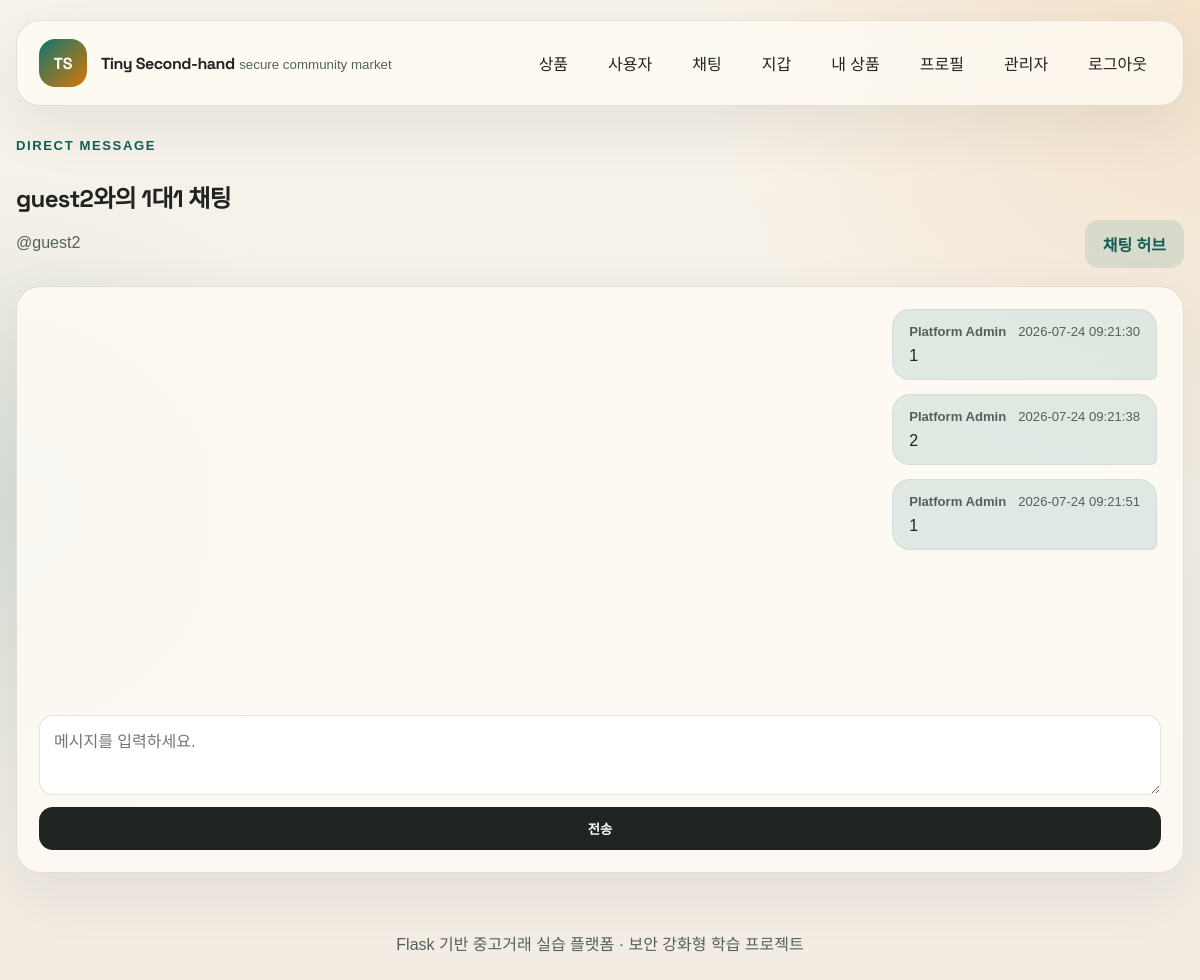
/chat/direct/3 (signed in), run on the app's committed database.
### app/models.py (models this page shows, shortened)
class User(db.Model, UserMixin):
    __table_args__ = (
        db.CheckConstraint("balance >= 0", name="ck_user_balance_non_negative"),
    )
    id = db.Column(db.Integer, primary_key=True)
    username = db.Column(db.String(30), unique=True, nullable=False, index=True)
    display_name = db.Column(db.String(60), nullable=False)
    password_hash = db.Column(db.String(255), nullable=False)
    bio = db.Column(db.String(300), nullable=False, default="")
    is_admin = db.Column(db.Boolean, nullable=False, default=False)
    is_suspended = db.Column(db.Boolean, nullable=False, default=False)
    is_deleted = db.Column(db.Boolean, nullable=False, default=False)
    balance = db.Column(db.Numeric(12, 2), nullable=False, default=Decimal("100000.00"))
    created_at = db.Column(db.DateTime, nullable=False, default=utcnow)
    deleted_at = db.Column(db.DateTime, nullable=True)
    updated_at = db.Column(db.DateTime, nullable=False, default=utcnow, onupdate=utcnow)
    products = db.relationship("Product", back_populates="seller", lazy="dynamic")
    reports_sent = db.relationship(
        "Report",
        foreign_keys="Report.reporter_id",
        back_populates="reporter",
        lazy="dynamic",
    )
    reports_received = db.relationship(
        "Report",
        foreign_keys="Report.target_user_id",
        back_populates="target_user",
        lazy="dynamic",
    )
    reports_reviewed = db.relationship(
        "Report",
        foreign_keys="Report.reviewed_by_id",
        back_populates="reviewed_by",
        lazy="dynamic",
    )
    messages_sent = db.relationship(
        "Message",
        foreign_keys="Message.sender_id",
        back_populates="sender",
        lazy="dynamic",
    )
    messages_received = db.relationship(
        "Message",
        foreign_keys="Message.recipient_id",
        back_populates="recipient",
        lazy="dynamic",
    )
    transfers_sent = db.relationship(
        "Transfer",
        foreign_keys="Transfer.sender_id",
        back_populates="sender",
        lazy="dynamic",
    )
    transfers_received = db.relationship(
        "Transfer",
        foreign_keys="Transfer.recipient_id",
        back_populates="recipient",
        lazy="dynamic",
    )
    admin_actions = db.relationship(
        "AdminActionLog",
        foreign_keys="AdminActionLog.admin_id",
        back_populates="admin",
        lazy="dynamic",
    )

class Message(db.Model):
    __table_args__ = (
        db.CheckConstraint(
            "room_type in ('global', 'direct')",
            name="ck_message_room_type_valid",
        ),
    )
    id = db.Column(db.Integer, primary_key=True)
    sender_id = db.Column(
        db.Integer, db.ForeignKey("user.id"), nullable=False, index=True
    )
    recipient_id = db.Column(
        db.Integer, db.ForeignKey("user.id"), nullable=True, index=True
    )
    room_type = db.Column(db.String(20), nullable=False)
    thread_key = db.Column(db.String(50), nullable=False, index=True)
    body = db.Column(db.String(400), nullable=False)
    is_removed = db.Column(db.Boolean, nullable=False, default=False)
    created_at = db.Column(db.DateTime, nullable=False, default=utcnow, index=True)
    sender = db.relationship(
        "User", foreign_keys=[sender_id], back_populates="messages_sent"
    )
    recipient = db.relationship(
        "User", foreign_keys=[recipient_id], back_populates="messages_received"
    )

### app/routes/chat.py (the view)
@chat_bp.route("/direct/<int:user_id>")
@active_user_required
def direct_chat(user_id):
    if user_id == current_user.id:
        abort(404)
    other_user = db.session.get(User, user_id)
    if not other_user or other_user.is_deleted:
        abort(404)
    thread_key = conversation_key(current_user.id, other_user.id)
    messages = (
        Message.query.filter_by(
            room_type="direct", thread_key=thread_key, is_removed=False
        )
        .order_by(Message.created_at.desc())
        .limit(100)
        .all()
    )
    messages.reverse()
    return render_template(
        "chat/direct.html",
        messages=messages,
        other_user=other_user,
        thread_key=thread_key,
    )

### app/models.py (called while the page is built)
def conversation_key(user_a_id, user_b_id):
    low_id, high_id = sorted([int(user_a_id), int(user_b_id)])
    return f"dm:{low_id}:{high_id}"

### app/utils.py (called while the page is built, shortened)
def active_user_required(view):
    @wraps(view)
    @login_required
    def wrapped_view(*args, **kwargs):
        return view(*args, **kwargs)
    return wrapped_view

### app/templates/chat/direct.html (shortened to what this page needs)
{% extends 'base.html' %}
{% block content %}
<section class="section-head compact">
    <div>
        <span class="eyebrow">Direct Message</span>
        <h2>{{ other_user.display_name }}와의 1대1 채팅</h2>
        <p class="muted">@{{ other_user.username }}</p>
    </div>
    <a class="btn btn-secondary" href="{{ url_for('chat.hub') }}">채팅 허브</a>
</section>
<section class="chat-layout" data-chat-room="{{ thread_key }}" data-chat-mode="direct" data-current-user-id="{{ current_user.id }}" data-recipient-id="{{ other_user.id }}">
    <div class="chat-board">
        <div class="message-list" data-message-list>
            {% for message in messages %}
                <article class="message-bubble {% if message.sender_id == current_user.id %}own{% endif %}">
                    <header>
                        <strong>{{ message.sender.display_name }}</strong>
                        <span>{{ message.created_at.strftime('%Y-%m-%d %H:%M:%S') }}</span>
                    </header>
                    <p>{{ message.body }}</p>
                </article>
            {% endfor %}
        </div>
        {% if other_user.is_suspended %}
            <div class="inline-notice warning">상대방 계정이 정지되어 새 메시지를 보낼 수 없습니다.</div>
        {% else %}
            <form class="chat-form" data-chat-form>
                <textarea class="textarea" rows="3" maxlength="400" data-chat-input placeholder="메시지를 입력하세요."></textarea>
                <button class="btn btn-primary" type="submit">전송</button>
            </form>
        {% endif %}
    </div>
</section>
{% endblock %}

### app/static/css/style.css (style rules this page uses)
:root { --bg: #f4efe7; --bg-soft: #fbf8f2; --ink: #1f2421; --ink-soft: #55605b; --line: rgba(31, 36, 33, 0.12); --primary: #0f766e; --primary-strong: #115e59; --secondary: #d97706; --danger: #b91c1c; --warning: #b45309; --card: rgba(255, 252, 246, 0.9); --shadow: 0 20px 60px rgba(31, 36, 33, 0.08); --radius: 22px; }
* { box-sizing: border-box; }
body { margin: 0; font-family: "Noto Sans KR", sans-serif; color: var(--ink); background: radial-gradient(circle at top right, rgba(217, 119, 6, 0.14), transparent 32%), radial-gradient(circle at left center, rgba(15, 118, 110, 0.12), transparent 26%), linear-gradient(180deg, #f8f3ea 0%, #f2ece3 100%); min-height: 100vh; }
a { color: inherit; text-decoration: none; }
.brand strong, h1, h2, h3 { font-family: "Space Grotesk", "Noto Sans KR", sans-serif; letter-spacing: -0.03em; }
.brand small, .muted, .helper-text { color: var(--ink-soft); }
.section-head { display: flex; justify-content: space-between; align-items: end; gap: 16px; margin: 18px 0; }
.section-head.compact { margin-top: 0; }
.eyebrow { display: inline-block; margin-bottom: 6px; color: var(--primary-strong); font-size: 0.82rem; font-weight: 700; text-transform: uppercase; letter-spacing: 0.12em; }
.btn { display: inline-flex; align-items: center; justify-content: center; gap: 8px; border: 0; border-radius: 14px; padding: 12px 18px; cursor: pointer; font-weight: 700; font-family: inherit; transition: transform 0.2s ease, opacity 0.2s ease; }
.btn-primary { background: var(--ink); color: #fff; }
.btn-secondary { background: rgba(15, 118, 110, 0.12); color: var(--primary-strong); }
.input, .textarea, select.input { width: 100%; border: 1px solid var(--line); border-radius: 14px; background: rgba(255, 255, 255, 0.88); color: var(--ink); padding: 12px 14px; margin-top: 8px; font: inherit; }
.textarea { resize: vertical; }
.chat-layout { margin-top: 10px; }
.chat-board { padding: 22px; border-radius: 24px; background: rgba(255, 252, 246, 0.82); border: 1px solid var(--line); box-shadow: var(--shadow); }
.message-list { min-height: 380px; max-height: 540px; overflow-y: auto; display: flex; flex-direction: column; gap: 14px; padding-right: 4px; }
.message-bubble { max-width: min(78%, 640px); padding: 14px 16px; border-radius: 18px 18px 18px 6px; background: rgba(255, 255, 255, 0.92); border: 1px solid rgba(31, 36, 33, 0.06); }
.message-bubble.own { align-self: end; background: rgba(15, 118, 110, 0.12); border-radius: 18px 18px 6px 18px; }
.message-bubble header { display: flex; justify-content: space-between; gap: 12px; font-size: 0.82rem; color: var(--ink-soft); margin-bottom: 8px; }
.message-bubble p { margin: 0; white-space: pre-wrap; }
.chat-form { margin-top: 18px; display: grid; gap: 12px; }

### data on the page
User: display_name "guest2", username "guest2"
Message: sender.display_name "Platform Admin", created_at "2026-07-24 09:21:30", body "1"
Message: sender.display_name "Platform Admin", created_at "2026-07-24 09:21:38", body "2"
Message: sender.display_name "Platform Admin", created_at "2026-07-24 09:21:51", body "1"
